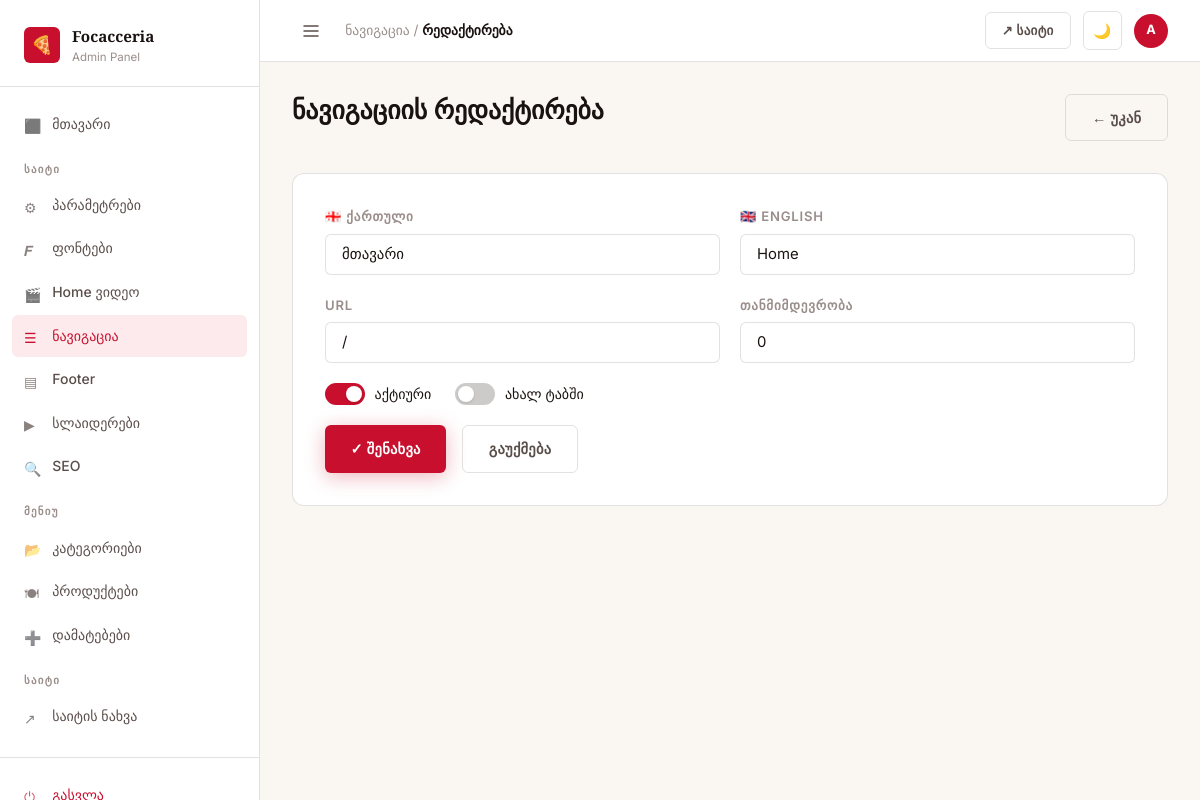
The page /dashboard/navigation/1/edit/ (signed in) on the database its author committed.
### core/models.py (models this page shows, shortened)
class NavigationItem(models.Model):
    label_ka = models.CharField(max_length=100)
    label_en = models.CharField(max_length=100)
    url = models.CharField(max_length=200)
    order = models.PositiveIntegerField(default=0)
    is_active = models.BooleanField(default=True)
    open_new_tab = models.BooleanField(default=False)
    class Meta:
        ordering = ['order']

### dashboard/views.py (the view, shortened to what this page needs)
# urls.py: path('navigation/<int:pk>/edit/', views.nav_edit, name='nav_edit'),
@login_required
def nav_edit(request, pk):
    item = get_object_or_404(NavigationItem, pk=pk)
    return render(request, 'dashboard/nav_form.html', {'item': item})

### core/models.py (called while the page is built)
    @classmethod
    def get_settings(cls):
        obj, _ = cls.objects.get_or_create(pk=1)
        return obj

    @classmethod
    def get_settings(cls):
        obj, _ = cls.objects.get_or_create(pk=1)
        return obj

### templates/dashboard/nav_form.html (shortened to what this page needs)
{% extends 'dashboard/base.html' %}
{% block nav_navigation %}active{% endblock %}
{% block breadcrumb %}ნავიგაცია / <strong>რედაქტირება</strong>{% endblock %}
{% block content %}
<div class="page-header">
  <h1 class="page-title">ნავიგაციის რედაქტირება</h1>
  <a href="{% url 'navigation' %}" class="btn btn-ghost">← უკან</a>
</div>
<form method="post">
  <div class="form-card">
    <div class="form-row">
      <div class="form-group">
        <label class="form-label">🇬🇪 ქართული</label>
        <input type="text" name="label_ka" value="{{ item.label_ka }}" class="form-control" required>
      </div>
      <div class="form-group">
        <label class="form-label">🇬🇧 English</label>
        <input type="text" name="label_en" value="{{ item.label_en }}" class="form-control" required>
      </div>
    </div>
    <div class="form-row">
      <div class="form-group">
        <label class="form-label">URL</label>
        <input type="text" name="url" value="{{ item.url }}" class="form-control" required>
      </div>
      <div class="form-group">
        <label class="form-label">თანმიმდევრობა</label>
        <input type="number" name="order" value="{{ item.order }}" class="form-control">
      </div>
    </div>
    <div style="display:flex;gap:1.5rem;margin-bottom:1.25rem;">
      <label class="toggle-wrap">
        <span class="toggle"><input type="checkbox" name="is_active" {% if item.is_active %}checked{% endif %}><span class="toggle-slider"></span></span>
        <span style="font-size:.88rem;">აქტიური</span>
      </label>
      <label class="toggle-wrap">
        <span class="toggle"><input type="checkbox" name="open_new_tab" {% if item.open_new_tab %}checked{% endif %}><span class="toggle-slider"></span></span>
        <span style="font-size:.88rem;">ახალ ტაბში</span>
      </label>
    </div>
    <div style="display:flex;gap:1rem;">
      <button type="submit" class="btn btn-primary">✓ შენახვა</button>
      <a href="{% url 'navigation' %}" class="btn btn-ghost">გაუქმება</a>
    </div>
  </div>
</form>
{% endblock %}

### templates/dashboard/base.html (shortened to what this page needs)
<!DOCTYPE html>
<html lang="ka" data-theme="light">
<head>
  {% load static %}
  <link rel="stylesheet" href="{% static 'css/brand.css' %}">
  <link rel="stylesheet" href="{% static 'css/dashboard.css' %}">
</head>
<body>
{% load static %}
<div class="db-layout">
  <aside class="db-sidebar">
    <div class="sidebar-brand">
      <div class="sidebar-brand-logo">🍕</div>
      <div class="sidebar-brand-text">
        <div class="sidebar-brand-name">Focacceria</div>
        <div class="sidebar-brand-sub">Admin Panel</div>
      </div>
    </div>
    <nav class="sidebar-nav">
      <div class="nav-section">
        <a href="{% url 'dashboard_home' %}" class="nav-link {% block nav_home %}{% endblock %}">
          <span class="icon">⬛</span> მთავარი
        </a>
      </div>
      <div class="nav-section">
        <div class="nav-section-label">საიტი</div>
        <a href="{% url 'site_settings' %}" class="nav-link {% block nav_settings %}{% endblock %}">
          <span class="icon">⚙</span> პარამეტრები
        </a>
        <a href="{% url 'font_settings' %}" class="nav-link {% block nav_fonts %}{% endblock %}">
          <span class="icon">𝑭</span> ფონტები
        </a>
        <a href="{% url 'home_video_settings' %}" class="nav-link {% block nav_home_video %}{% endblock %}">
          <span class="icon">🎬</span> Home ვიდეო
        </a>
        <a href="{% url 'navigation' %}" class="nav-link {% block nav_navigation %}{% endblock %}">
          <span class="icon">☰</span> ნავიგაცია
        </a>
        <a href="{% url 'footer' %}" class="nav-link {% block nav_footer %}{% endblock %}">
          <span class="icon">▤</span> Footer
        </a>
        <a href="{% url 'sliders' %}" class="nav-link {% block nav_sliders %}{% endblock %}">
          <span class="icon">▶</span> სლაიდერები
        </a>
        <a href="{% url 'seo_settings' %}" class="nav-link {% block nav_seo %}{% endblock %}">
          <span class="icon">🔍</span> SEO
        </a>
      </div>
      <div class="nav-section">
        <div class="nav-section-label">მენიუ</div>
        <a href="{% url 'menu_categories' %}" class="nav-link {% block nav_categories %}{% endblock %}">
          <span class="icon">📂</span> კატეგორიები
        </a>
        <a href="{% url 'menu_items' %}" class="nav-link {% block nav_items %}{% endblock %}">
          <span class="icon">🍽</span> პროდუქტები
        </a>
        <a href="{% url 'addons' %}" class="nav-link {% block nav_addons %}{% endblock %}">
          <span class="icon">➕</span> დამატებები
        </a>
      </div>
      <div class="nav-section">
        <div class="nav-section-label">საიტი</div>
        <a href="/" target="_blank" class="nav-link">
          <span class="icon">↗</span> საიტის ნახვა
        </a>
      </div>
    </nav>
    <div class="sidebar-footer">
      <a href="{% url 'dashboard_logout' %}" class="nav-link" style="color:var(--accent);">
        <span class="icon">⏻</span> გასვლა
      </a>
    </div>
  </aside>
  <div class="db-main">
    <header class="db-topbar">
      <div class="topbar-left">
        <button class="btn btn-ghost btn-icon" data-sidebar-toggle style="border:none;">
          <svg width="18" height="18" viewBox="0 0 18 18" fill="none">
            <path d="M2 4h14M2 9h14M2 14h14" stroke="currentColor" stroke-width="1.5" stroke-linecap="round"/>
          </svg>
        </button>
        <div class="topbar-breadcrumb">
          {% block breadcrumb %}<strong>Dashboard</strong>{% endblock %}
        </div>
      </div>
      <div class="topbar-right">
        <a href="/" target="_blank" class="btn btn-ghost btn-sm">↗ საიტი</a>
        <button class="btn btn-ghost btn-icon" data-theme-toggle title="Toggle theme">
          <span data-theme-icon>🌙</span>
        </button>
        <div class="topbar-avatar" title="{{ request.user.username }}">
          {{ request.user.username|first|upper }}
        </div>
      </div>
    </header>
    <main class="db-content">
      {% block content %}{% endblock %}
    </main>
  </div>
</div>
</body>
</html>

### static/css/brand.css (style rules this page uses)
:root { --rosso: #C8102E; --rosso-dark: #A00C23; --rosso-light: #E8203E; --rosso-pale: #fceaed; --nero: #1A1210; --nero-soft: #2A2220; --charcoal: #3A3230; --crema: #F5EFE0; --crema-dark: #EDE4D0; --crema-light: #FAF7F2; --oro: #C4A052; --oro-dark: #A8843A; --oro-light: #D4B870; --white: #FFFFFF; --off-white: #FDF9F4; --font-serif: 'Playfair Display', 'Georgia', serif; --font-sans: 'Inter', 'Segoe UI', system-ui, sans-serif; --radius-sm: 6px; --radius-md: 12px; --radius-lg: 20px; --radius-xl: 32px; --shadow-sm: 0 1px 3px rgba(0,0,0,.08), 0 1px 2px rgba(0,0,0,.06); --shadow-md: 0 4px 16px rgba(0,0,0,.10), 0 2px 6px rgba(0,0,0,.07); --shadow-lg: 0 12px 40px rgba(0,0,0,.14), 0 4px 12px rgba(0,0,0,.08); --shadow-rosso: 0 4px 20px rgba(200,16,46,.30); --ease: cubic-bezier(.4,0,.2,1); --transition: .2s var(--ease); }
[data-theme="light"], :root { --bg: var(--crema-light); --bg-card: var(--white); --bg-surface: var(--crema); --bg-hover: var(--crema-dark); --border: rgba(26,18,16,.12); --border-strong: rgba(26,18,16,.22); --text-primary: var(--nero); --text-secondary: #5A4E4A; --text-muted: #9A8E8A; --text-inverse: var(--white); --accent: var(--rosso); --accent-hover: var(--rosso-dark); --accent-pale: var(--rosso-pale); }
*, *::before, *::after { box-sizing: border-box; margin: 0; padding: 0; }
html { font-size: 16px; scroll-behavior: smooth; -webkit-font-smoothing: antialiased; }
body { font-family: var(--font-sans); background: var(--bg); color: var(--text-primary); line-height: 1.6; transition: background var(--transition), color var(--transition); }
h1, h2, h3, h4, h5, h6 { font-family: var(--font-serif); line-height: 1.25; color: var(--text-primary); }
h1 { font-size: clamp(2rem, 5vw, 3.5rem); }
a { color: var(--accent); text-decoration: none; transition: color var(--transition); }
.btn { display: inline-flex; align-items: center; gap: .5rem; padding: .7rem 1.6rem; border-radius: var(--radius-sm); font-family: var(--font-sans); font-size: .9rem; font-weight: 600; letter-spacing: .02em; cursor: pointer; border: none; transition: all var(--transition); white-space: nowrap; }
.btn-primary { background: var(--accent); color: #fff; box-shadow: var(--shadow-rosso); }
.btn-ghost { background: transparent; color: var(--text-secondary); border: 1.5px solid var(--border); }
.btn-sm { padding: .45rem 1rem; font-size: .82rem; }
.btn-icon { padding: .6rem; border-radius: var(--radius-sm); }
.form-group { margin-bottom: 1.25rem; }
.form-label { display: block; font-size: .82rem; font-weight: 600; color: var(--text-muted); text-transform: uppercase; letter-spacing: .06em; margin-bottom: .4rem; }
.form-control { display: block; width: 100%; padding: .65rem 1rem; font-size: .93rem; font-family: var(--font-sans); color: var(--text-primary); background: var(--bg-card); border: 1.5px solid var(--border); border-radius: var(--radius-sm); transition: border-color var(--transition), box-shadow var(--transition); appearance: none; }
.form-control::placeholder { color: var(--text-muted); }
.toggle-wrap { display: flex; align-items: center; gap: .6rem; cursor: pointer; }
.toggle { position: relative; width: 40px; height: 22px; flex-shrink: 0; }
.toggle-slider { position: absolute; inset: 0; background: var(--border-strong); border-radius: 50px; transition: background var(--transition); }
.toggle-slider::before { content: ''; position: absolute; height: 16px; width: 16px; left: 3px; top: 3px; background: white; border-radius: 50%; transition: transform var(--transition); box-shadow: var(--shadow-sm); }
.toggle input:checked + .toggle-slider { background: var(--accent); }
.toggle input:checked + .toggle-slider::before { transform: translateX(18px); }

### rows shown on the page
NavigationItem: label_ka "მთავარი", label_en "Home", url "/", order "0"

### other values the page prints
{{ request.user.username|first|upper }} "A"
